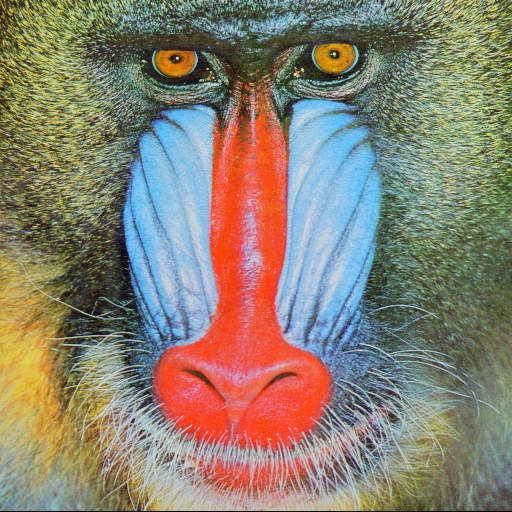
#> input picture mandrill.jpg, 512 x 512 px
$ python program35.py
#> lines starting #> are read from the running program, lines starting #| are printed output that depends on the picture
import cv2
import numpy as np

img = cv2.imread('mandrill.jpg')
#> img is the input picture: shape (512, 512, 3); mean B, G, R 113.1, 128.9, 137.4

h, w, c = img.shape
#> h = 512; w = 512; c = 3

src_points = np.array([[0, 0], [0, h], [w, h], [w, 0]], dtype=np.float32)
#> src_points = [[0, 0], [0, 512], [512, 512], [512, 0]]
dst_points = np.array([[50, 50], [30, 450], [400, 400], [300, 30]], dtype=np.float32)

mat = cv2.getPerspectiveTransform(src_points, dst_points)

img2 = cv2.warpPerspective(img, mat, (w, h))
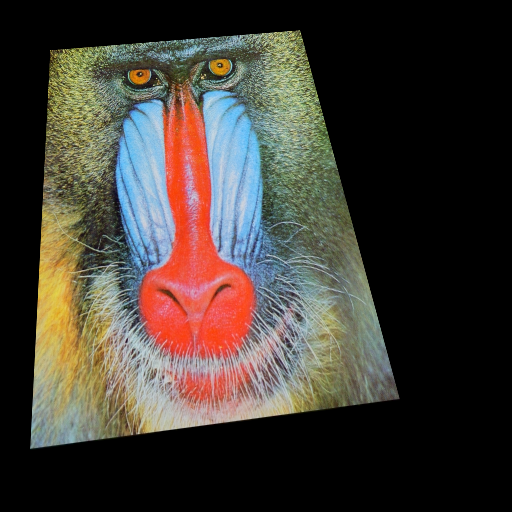
#> img2: shape (512, 512, 3); mean B, G, R 52.4, 59.7, 65.9

cv2.imshow("Image", img)
cv2.imshow("Image1",img2)

key = cv2.waitKey(0)
#> (key Esc is pressed here)

cv2.destroyAllWindows()

$ run again, with blackboard.jpg copied over mandrill.jpg
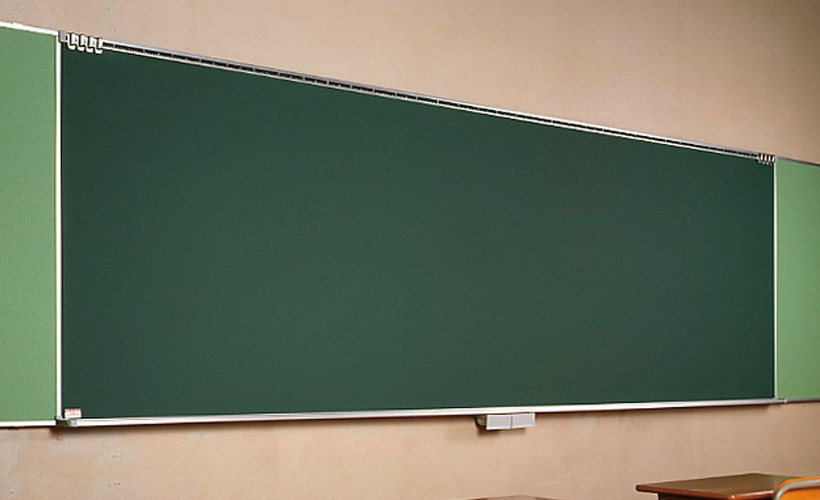
#> input picture blackboard.jpg, 820 x 500 px
#> img is the input picture: shape (500, 820, 3); mean B, G, R 97.4, 116.3, 109.6
#> `img2 = cv2.warpPerspective(img, mat, (w, h))`:
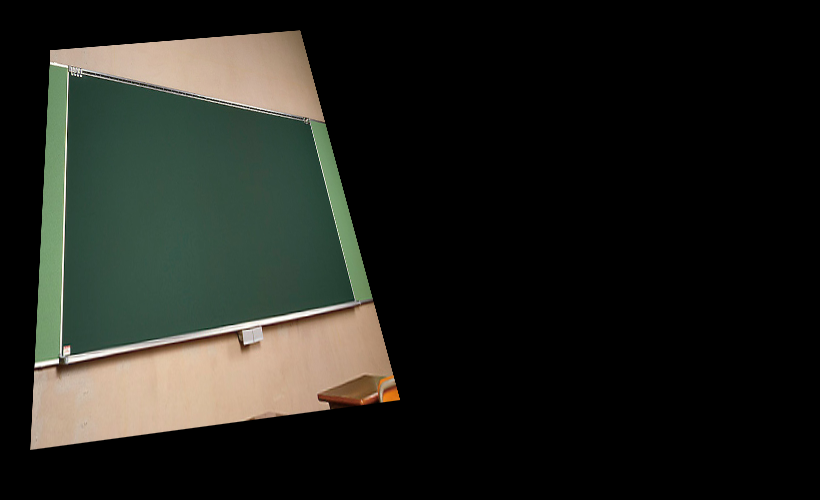
#> img2: shape (500, 820, 3); mean B, G, R 29.1, 34.8, 33.3

$ run again, with road.jpg copied over mandrill.jpg
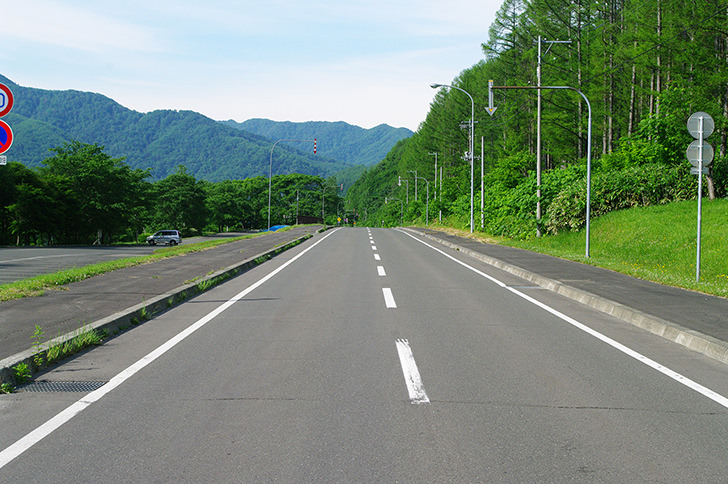
#> input picture road.jpg, 728 x 484 px
#> img is the input picture: shape (484, 728, 3); mean B, G, R 121.4, 137.6, 121.6
#> `img2 = cv2.warpPerspective(img, mat, (w, h))`:
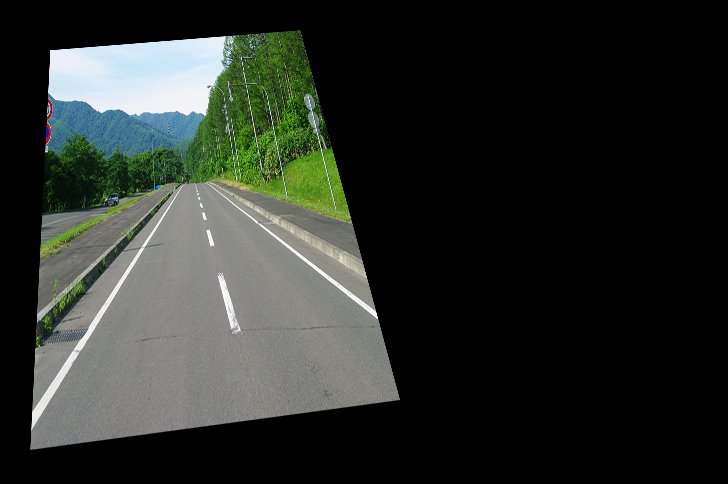
#> img2: shape (484, 728, 3); mean B, G, R 41.4, 46.2, 42.1
